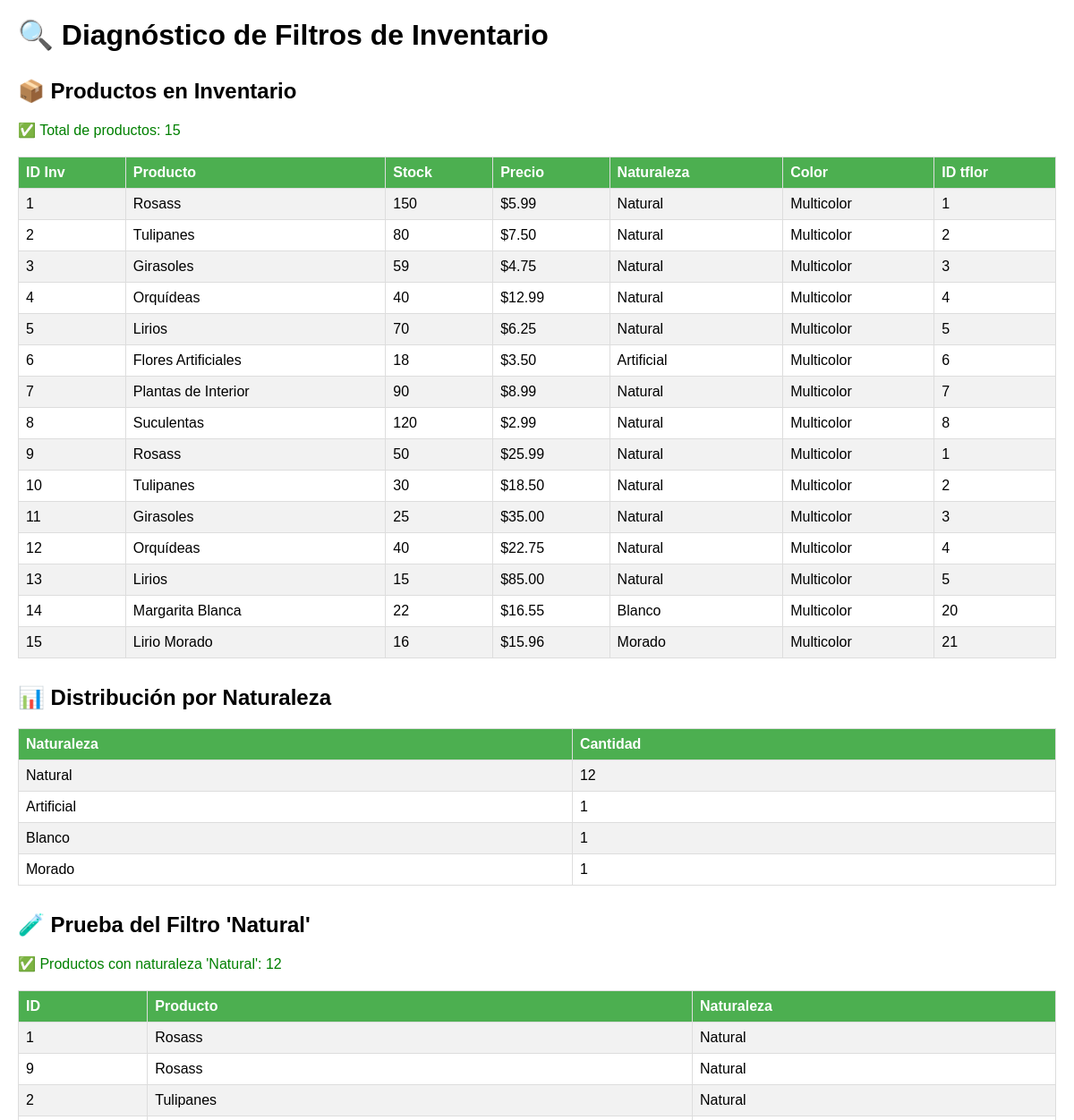
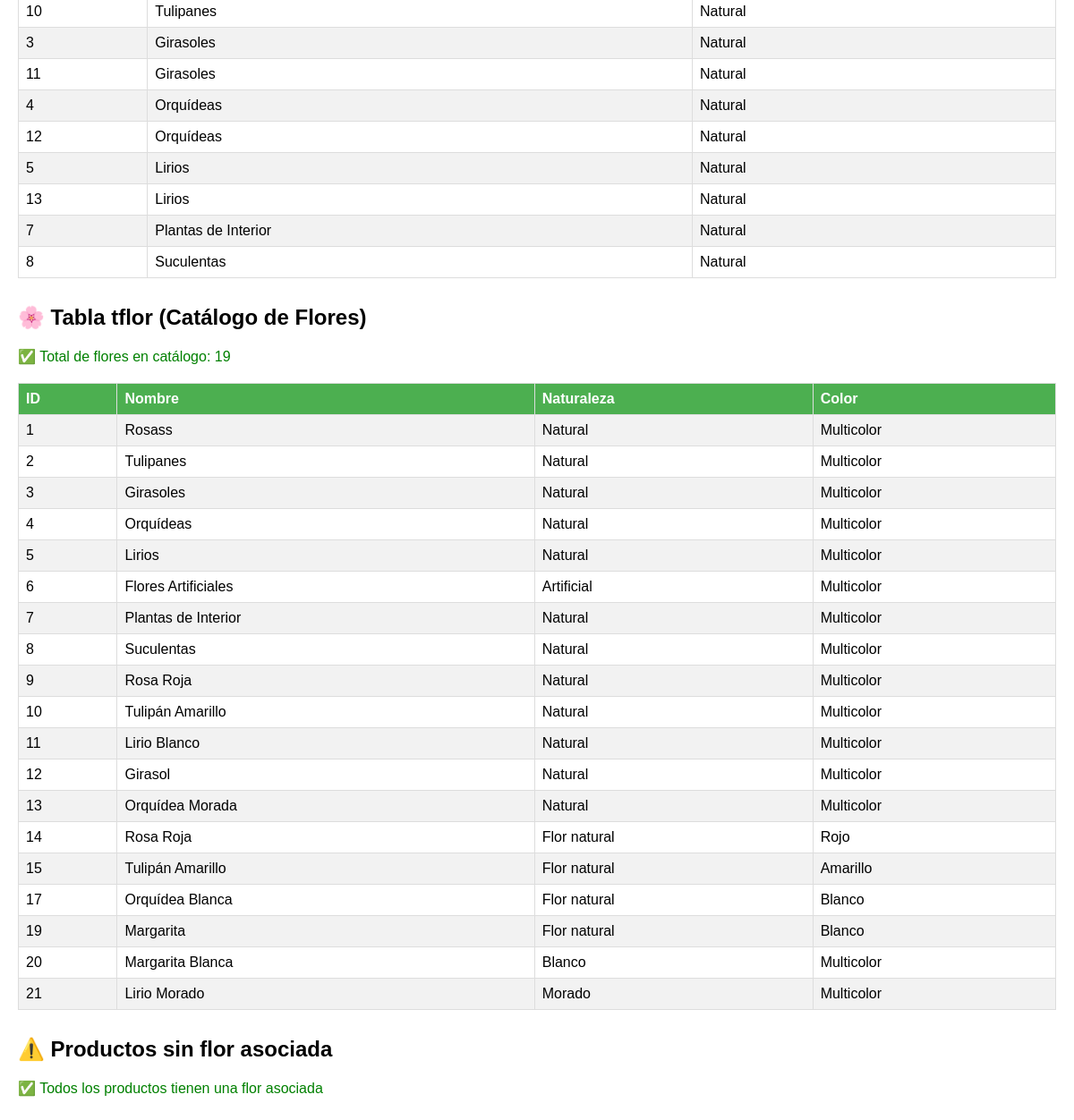
Screenshot of /debug_filtros.php with the database file from the repository (2 pictures, top to bottom).
### tables this page shows
CREATE TABLE `inv` (
  `idinv` int(11) NOT NULL,
  `idproducto` int(11) NOT NULL UNIQUE COMMENT 'ID único del producto para compatibilidad',
  `producto` varchar(255) DEFAULT NULL COMMENT 'Nombre del producto',
  `color` varchar(100) DEFAULT 'Sin especificar' COMMENT 'Color del producto',
  `estado` varchar(50) DEFAULT 'disponible' COMMENT 'Estado del producto (disponible, agotado, descontinuado)',
  `alimentacion` varchar(255) DEFAULT NULL,
  `tflor_idtflor` int(11) NOT NULL,
  `stock` int(11) NOT NULL DEFAULT 0,
  `precio` decimal(10,2) NOT NULL,
  `fecha_actualizacion` timestamp NOT NULL DEFAULT current_timestamp() ON UPDATE current_timestamp(),
  `empleado_id` int(11) DEFAULT NULL COMMENT 'ID del empleado que realizó el movimiento',
  `motivo` varchar(255) DEFAULT NULL COMMENT 'Motivo del movimiento de inventario',
  `cantidad_disponible` int(11) DEFAULT 0
);

CREATE TABLE `tflor` (
  `idtflor` int(11) NOT NULL,
  `nombre` varchar(255) NOT NULL,
  `naturaleza` varchar(255) DEFAULT NULL,
  `descripcion` text DEFAULT NULL,
  `precio` decimal(10,2) NOT NULL DEFAULT 0.00,
  `fecha_creacion` datetime DEFAULT current_timestamp() COMMENT 'Fecha de creación del producto',
  `activo` tinyint(1) DEFAULT 1 COMMENT 'Si el producto está activo',
  `color` varchar(100) DEFAULT 'Multicolor',
  `precio_venta` decimal(10,2) DEFAULT 0.00,
  `estado` varchar(50) DEFAULT 'activo'
);

### debug_filtros.php (the view, shortened to what this page needs)
<?php
echo "<h1>🔍 Diagnóstico de Filtros de Inventario</h1>";
try {
    $conexion = new conexion();
    $db = $conexion->get_conexion();
    echo "<div class='section'>";
    echo "<h2>📦 Productos en Inventario</h2>";
    $sql = "SELECT
                i.idinv,
                COALESCE(t.nombre, CONCAT('Producto ID-', i.idinv)) as producto,
                i.stock,
                i.precio,
                COALESCE(t.naturaleza, 'Sin clasificar') as naturaleza,
                COALESCE(t.color, 'Sin especificar') as color,
                i.tflor_idtflor
            FROM inv i
            LEFT JOIN tflor t ON i.tflor_idtflor = t.idtflor
            ORDER BY i.idinv ASC";
    $stmt = $db->prepare($sql);
    $stmt->execute();
    $productos = $stmt->fetchAll(PDO::FETCH_ASSOC);
    echo "<p class='success'>✅ Total de productos: " . count($productos) . "</p>";
    echo "<table>";
    echo "<tr>
            <th>ID Inv</th>
            <th>Producto</th>
            <th>Stock</th>
            <th>Precio</th>
            <th>Naturaleza</th>
            <th>Color</th>
            <th>ID tflor</th>
          </tr>";
    foreach ($productos as $prod) {
        echo "<tr>";
        echo "<td>" . $prod['idinv'] . "</td>";
        echo "<td>" . htmlspecialchars($prod['producto']) . "</td>";
        echo "<td>" . $prod['stock'] . "</td>";
        echo "<td>$" . number_format($prod['precio'], 2) . "</td>";
        echo "<td>" . htmlspecialchars($prod['naturaleza']) . "</td>";
        echo "<td>" . htmlspecialchars($prod['color']) . "</td>";
        echo "<td>" . ($prod['tflor_idtflor'] ?? '<span class="warning">NULL</span>') . "</td>";
        echo "</tr>";
    }
    echo "</table>";
    echo "</div>";
    echo "<div class='section'>";
    echo "<h2>📊 Distribución por Naturaleza</h2>";
    $sql_dist = "SELECT
                    COALESCE(t.naturaleza, 'Sin clasificar') as naturaleza,
                    COUNT(*) as cantidad
                 FROM inv i
                 LEFT JOIN tflor t ON i.tflor_idtflor = t.idtflor
                 GROUP BY COALESCE(t.naturaleza, 'Sin clasificar')
                 ORDER BY cantidad DESC";
    $stmt_dist = $db->prepare($sql_dist);
    $stmt_dist->execute();
    $distribucion = $stmt_dist->fetchAll(PDO::FETCH_ASSOC);
    echo "<table>";
    echo "<tr><th>Naturaleza</th><th>Cantidad</th></tr>";
    foreach ($distribucion as $dist) {
        echo "<tr>";
        echo "<td>" . htmlspecialchars($dist['naturaleza']) . "</td>";
        echo "<td>" . $dist['cantidad'] . "</td>";
        echo "</tr>";
    }
    echo "</table>";
    echo "</div>";
    echo "<div class='section'>";
    echo "<h2>🧪 Prueba del Filtro 'Natural'</h2>";
    $sql_filtro = "SELECT
                    i.idinv,
                    COALESCE(t.nombre, CONCAT('Producto ID-', i.idinv)) as producto,
                    COALESCE(t.naturaleza, 'Sin clasificar') as naturaleza
                   FROM inv i
                   LEFT JOIN tflor t ON i.tflor_idtflor = t.idtflor
                   WHERE COALESCE(t.naturaleza, 'Sin clasificar') = 'Natural'";
    $stmt_filtro = $db->prepare($sql_filtro);
    $stmt_filtro->execute();
    $productos_natural = $stmt_filtro->fetchAll(PDO::FETCH_ASSOC);
    echo "<p class='success'>✅ Productos con naturaleza 'Natural': " . count($productos_natural) . "</p>";
    if (count($productos_natural) > 0) {
        echo "<table>";
        echo "<tr><th>ID</th><th>Producto</th><th>Naturaleza</th></tr>";
        foreach ($productos_natural as $prod) {
            echo "<tr>";
            echo "<td>" . $prod['idinv'] . "</td>";
            echo "<td>" . htmlspecialchars($prod['producto']) . "</td>";
            echo "<td>" . htmlspecialchars($prod['naturaleza']) . "</td>";
            echo "</tr>";
        }
        echo "</table>";
    } else {
        echo "<p class='warning'>⚠️ No se encontraron productos con naturaleza 'Natural'</p>";
    }
    echo "</div>";
    echo "<div class='section'>";
    echo "<h2>🌸 Tabla tflor (Catálogo de Flores)</h2>";
    $sql_tflor = "SELECT idtflor, nombre, naturaleza, color FROM tflor ORDER BY idtflor ASC";
    $stmt_tflor = $db->prepare($sql_tflor);
    $stmt_tflor->execute();
    $flores = $stmt_tflor->fetchAll(PDO::FETCH_ASSOC);
    echo "<p class='success'>✅ Total de flores en catálogo: " . count($flores) . "</p>";
    if (count($flores) > 0) {
        echo "<table>";
        echo "<tr><th>ID</th><th>Nombre</th><th>Naturaleza</th><th>Color</th></tr>";
        foreach ($flores as $flor) {
            echo "<tr>";
            echo "<td>" . $flor['idtflor'] . "</td>";
            echo "<td>" . htmlspecialchars($flor['nombre']) . "</td>";
            echo "<td>" . htmlspecialchars($flor['naturaleza'] ?? 'NULL') . "</td>";
            echo "<td>" . htmlspecialchars($flor['color'] ?? 'NULL') . "</td>";
            echo "</tr>";
        }
        echo "</table>";
    }
    echo "</div>";
    echo "<div class='section'>";
    echo "<h2>⚠️ Productos sin flor asociada</h2>";
    $sql_sin_tflor = "SELECT idinv, stock, precio, tflor_idtflor FROM inv WHERE tflor_idtflor IS NULL";
    $stmt_sin_tflor = $db->prepare($sql_sin_tflor);
    $stmt_sin_tflor->execute();
    $sin_tflor = $stmt_sin_tflor->fetchAll(PDO::FETCH_ASSOC);
    if (count($sin_tflor) > 0) {
        echo "<p class='warning'>⚠️ Hay " . count($sin_tflor) . " productos sin flor asociada (tflor_idtflor es NULL)</p>";
        echo "<table>";
        echo "<tr><th>ID Inv</th><th>Stock</th><th>Precio</th></tr>";
        foreach ($sin_tflor as $prod) {
            echo "<tr>";
            echo "<td>" . $prod['idinv'] . "</td>";
            echo "<td>" . $prod['stock'] . "</td>";
            echo "<td>$" . number_format($prod['precio'], 2) . "</td>";
            echo "</tr>";
        }
        echo "</table>";
        echo "<p class='warning'>💡 Estos productos aparecerán como 'Sin clasificar' en el filtro</p>";
    } else {
        echo "<p class='success'>✅ Todos los productos tienen una flor asociada</p>";
    }
    echo "</div>";
} catch (Exception $e) {
    echo "<p class='error'>❌ Error: " . $e->getMessage() . "</p>";
}
?>

### debug_filtros.php (style rules this page uses)
table { border-collapse: collapse; width: 100%; margin: 20px 0; }
th, td { border: 1px solid #ddd; padding: 8px; text-align: left; }
th { background-color: #4CAF50; color: white; }
tr:nth-child(even) { background-color: #f2f2f2; }
.section { margin: 30px 0; }
.success { color: green; }

### rows the page displays
inv: idinv "1", producto "Rosass", stock "150", precio "5.99", naturaleza "Natural", color "Multicolor", tflor_idtflor "1"
inv: idinv "2", producto "Tulipanes", stock "80", precio "7.50", naturaleza "Natural", color "Multicolor", tflor_idtflor "2"
inv: idinv "3", producto "Girasoles", stock "59", precio "4.75", naturaleza "Natural", color "Multicolor", tflor_idtflor "3"
inv: idinv "4", producto "Orquídeas", stock "40", precio "12.99", naturaleza "Natural", color "Multicolor", tflor_idtflor "4"
inv: idinv "5", producto "Lirios", stock "70", precio "6.25", naturaleza "Natural", color "Multicolor", tflor_idtflor "5"
inv: idinv "6", producto "Flores Artificiales", stock "18", precio "3.50", naturaleza "Artificial", color "Multicolor", tflor_idtflor "6"
inv: idinv "7", producto "Plantas de Interior", stock "90", precio "8.99", naturaleza "Natural", color "Multicolor", tflor_idtflor "7"
inv: idinv "8", producto "Suculentas", stock "120", precio "2.99", naturaleza "Natural", color "Multicolor", tflor_idtflor "8"
inv: idinv "9", producto "Rosass", stock "50", precio "25.99", naturaleza "Natural", color "Multicolor", tflor_idtflor "1"
inv: idinv "10", producto "Tulipanes", stock "30", precio "18.50", naturaleza "Natural", color "Multicolor", tflor_idtflor "2"
inv: idinv "11", producto "Girasoles", stock "25", precio "35.00", naturaleza "Natural", color "Multicolor", tflor_idtflor "3"
inv: idinv "12", producto "Orquídeas", stock "40", precio "22.75", naturaleza "Natural", color "Multicolor", tflor_idtflor "4"
inv: idinv "13", producto "Lirios", stock "15", precio "85.00", naturaleza "Natural", color "Multicolor", tflor_idtflor "5"
inv: idinv "14", producto "Margarita Blanca", stock "22", precio "16.55", naturaleza "Blanco", color "Multicolor", tflor_idtflor "20"
inv: idinv "15", producto "Lirio Morado", stock "16", precio "15.96", naturaleza "Morado", color "Multicolor", tflor_idtflor "21"
tflor: idtflor "1", nombre "Rosass", naturaleza "Natural", color "Multicolor"
tflor: idtflor "2", nombre "Tulipanes", naturaleza "Natural", color "Multicolor"
tflor: idtflor "3", nombre "Girasoles", naturaleza "Natural", color "Multicolor"
tflor: idtflor "4", nombre "Orquídeas", naturaleza "Natural", color "Multicolor"
tflor: idtflor "5", nombre "Lirios", naturaleza "Natural", color "Multicolor"
tflor: idtflor "6", nombre "Flores Artificiales", naturaleza "Artificial", color "Multicolor"
tflor: idtflor "7", nombre "Plantas de Interior", naturaleza "Natural", color "Multicolor"
tflor: idtflor "8", nombre "Suculentas", naturaleza "Natural", color "Multicolor"
tflor: idtflor "9", nombre "Rosa Roja", naturaleza "Natural", color "Multicolor"
tflor: idtflor "10", nombre "Tulipán Amarillo", naturaleza "Natural", color "Multicolor"
tflor: idtflor "11", nombre "Lirio Blanco", naturaleza "Natural", color "Multicolor"
tflor: idtflor "12", nombre "Girasol", naturaleza "Natural", color "Multicolor"
tflor: idtflor "13", nombre "Orquídea Morada", naturaleza "Natural", color "Multicolor"
tflor: idtflor "14", nombre "Rosa Roja", naturaleza "Flor natural", color "Rojo"
tflor: idtflor "15", nombre "Tulipán Amarillo", naturaleza "Flor natural", color "Amarillo"
tflor: idtflor "17", nombre "Orquídea Blanca", naturaleza "Flor natural", color "Blanco"
tflor: idtflor "19", nombre "Margarita", naturaleza "Flor natural", color "Blanco"
tflor: idtflor "20", nombre "Margarita Blanca", naturaleza "Blanco", color "Multicolor"
tflor: idtflor "21", nombre "Lirio Morado", naturaleza "Morado", color "Multicolor"

### other values shown
count($productos) "15"
$dist['naturaleza'] "Natural"
$dist['cantidad'] "12"
$dist['naturaleza'] "Artificial"
$dist['cantidad'] "1"
$dist['naturaleza'] "Blanco"
$dist['naturaleza'] "Morado"
count($productos_natural) "12"
count($flores) "19"
